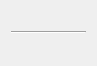
<?xml version="1.0" encoding="UTF-8"?>
<ui version="4.0">
 <class>RaidProfit</class>
 <widget class="QWidget" name="RaidProfit">
  <property name="geometry">
   <rect>
    <x>0</x>
    <y>0</y>
    <width>97</width>
    <height>66</height>
   </rect>
  </property>
  <property name="windowTitle">
   <string>Form</string>
  </property>
  <layout class="QVBoxLayout" name="vLayoutMain">
   <item>
    <layout class="QHBoxLayout" name="hLayoutSelector"/>
   </item>
   <item>
    <widget class="Line" name="line">
     <property name="orientation">
      <enum>Qt::Horizontal</enum>
     </property>
    </widget>
   </item>
  </layout>
 </widget>
 <resources/>
 <connections/>
</ui>
